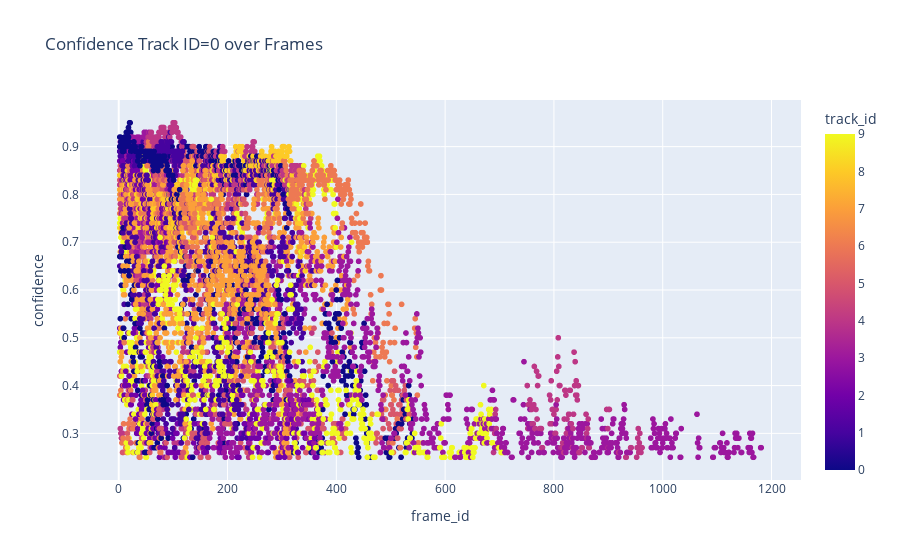

Notebook source saved alongside this figure:
### Code cell
import pandas as pd
import plotly.express as px


# Plot using Plotly
fig = px.scatter(df[df['track_id']<10], x='frame_id', y='confidence', color='track_id', title='Confidence Track ID=0 over Frames')

# Show the plot
fig.show()

### Figure 1 — Plotly figure (JSON) as saved in the notebook; plotly's stock layout.template omitted (floating-point values rounded to 4 significant figures; data arrays with more than 128 entries replaced by an {"elided": "..."} marker saying what was removed)
{"data": [{"hovertemplate": "frame_id=%{x}<br>confidence=%{y}<br>track_id=%{marker.color}<extra></extra>", "legendgroup": "", "marker": {"color": {"elided": "8617 int values"}, "coloraxis": "coloraxis", "symbol": "circle"}, "mode": "markers", "name": "", "showlegend": false, "type": "scattergl", "x": {"elided": "8617 int values"}, "xaxis": "x", "y": {"elided": "8617 float values"}, "yaxis": "y"}], "layout": {"coloraxis": {"colorbar": {"title": {"text": "track_id"}}, "colorscale": [[0, "#0d0887"], [0.1111, "#46039f"], [0.2222, "#7201a8"], [0.3333, "#9c179e"], [0.4444, "#bd3786"], [0.5556, "#d8576b"], [0.6667, "#ed7953"], [0.7778, "#fb9f3a"], [0.8889, "#fdca26"], [1, "#f0f921"]]}, "legend": {"tracegroupgap": 0}, "title": {"text": "Confidence Track ID=0 over Frames"}, "xaxis": {"anchor": "y", "domain": [0, 1], "title": {"text": "frame_id"}}, "yaxis": {"anchor": "x", "domain": [0, 1], "title": {"text": "confidence"}}}}
